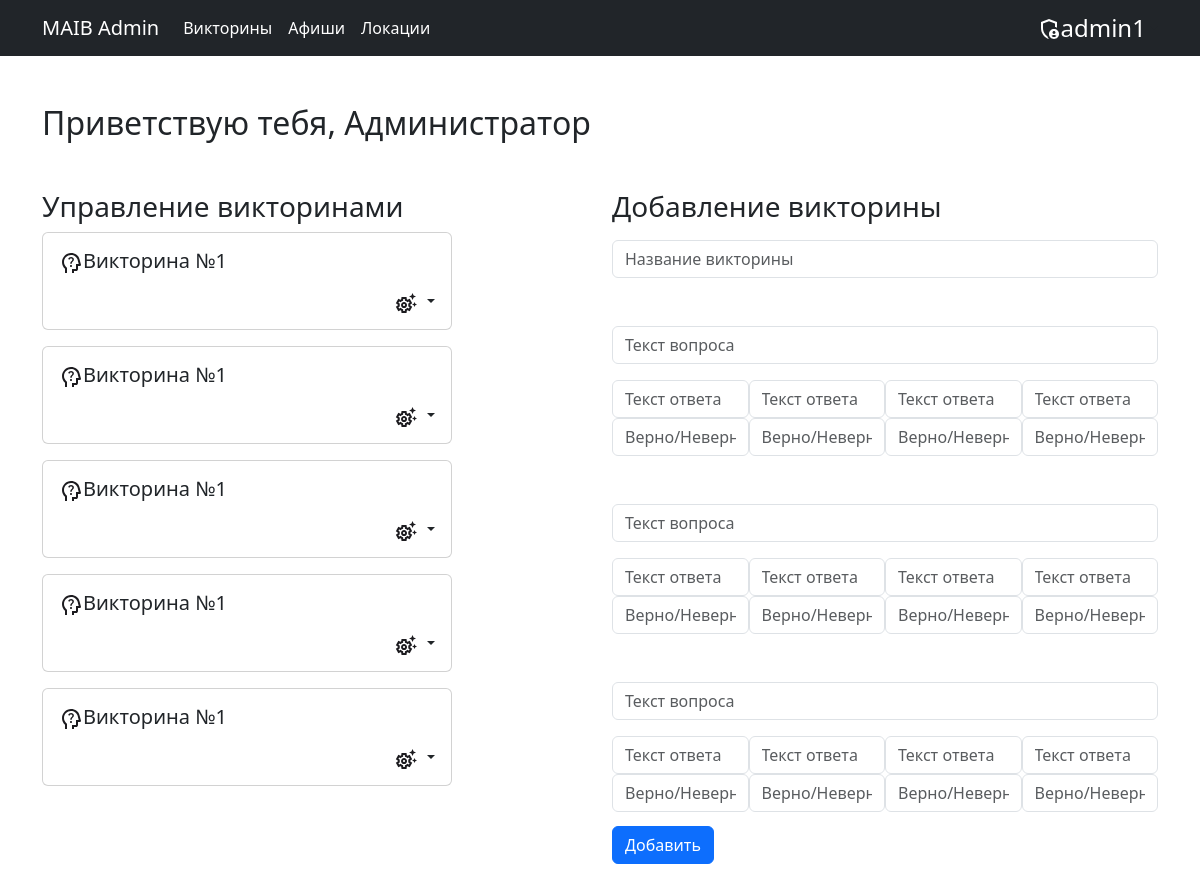
/quest/ (signed in), run on the app's committed database.
### admin_panel/models.py (models this page shows, shortened)
class Quiz(models.Model):
    title = models.CharField(max_length=255)

### admin_panel/views.py (the view)
# urls.py: path('quest/', views.quest),
def quest(request):
    quest_list = Quiz.objects.all()
    quest_len = len(quest_list)
    return render(request, 'quests.html', {"quest_list": quest_list, "q_len": quest_len})

### admin_panel/templates/quests.html (shortened to what this page needs)
{% extends "base.html" %}
{% block content %}
<div class="main">
    {% if user.is_authenticated and user.is_staff %}
    <div class="poster container mt-5">
        <div class="hello-text mb-5">
            <h2>Приветствую тебя, Администратор</h2>
        </div>
        <div class="desktop">
            <div class="row align-items-start">
                <div class="col mb-5">
                    <h3 class="mb-2">Управление викторинами</h3>
                    <div class="quests-list mb-5">
                        {% if q_len == 0 %}
                        <div class="d-flex align-items-center">
                            <div class="sad_img m-2">
                                <img class="" src="../static/img/sad.svg" alt="">
                            </div>
                            <h5 class="mt-2">Викторины отсутсвуют</h5>
                        </div>
                        {% else %}
                        {% for quest in quest_list %}
                        <div class="card w-75 mb-3">
                            <div class="card-body">
                                <div class="quests__item-title d-flex align-items-start pb-2">
                                    <div class="img-quests pr-5">
                                        <img src="../static/img/quests.svg" alt="">
                                    </div>
                                    <h5>{{ quest.title }}</h5>
                                </div>
                                <div class="quests__item-content">
                                    <div class="quests__item-info d-flex align-items-center justify-content-end">
                                        <div class="quests__item-settings" data-bs-toggle="tooltip" data-bs-placement="top" data-bs-title="Настройки">
                                            <div class="dropdown">
                                                <a class="nav-link dropdown-toggle" href="#" id="navbarDarkDropdownMenuLink"
                                                    role="button" data-bs-toggle="dropdown" aria-expanded="false">
                                                    <img src="../static/img/settings.svg" alt="">
                                                </a>
                                            </div>
                                        </div>
                                    </div>
                                </div>
                            </div>
                        </div>
                        {% endfor %}
                        {% endif %}
                    </div>
                </div>
                <div class="col">
                    <h3 class="mb-3">Добавление викторины</h3>
                    <form method="POST" action="/addquiz/">
                        <div class="title_quiz mb-5">
                            <input placeholder="Название викторины" class="form-control" name="title" type="text">
                        </div>
                        <div class="container_quiz">
                            <div class="quiz">
                                <div class="titleq mb-3 d-flex">
                                    <input placeholder="Текст вопроса" class="form-control" name="textQ_1" type="text">
                                </div>
                                <div class="c_container d-flex">
                                    <div class="c_item">
                                        <input placeholder="Текст ответа" class="form-control" name="textC_1_1" type="text">
                                        <input type="text" name="iscorrect_1_1" class="form-control"
                                            placeholder="Верно/Неверно">
                                    </div>
                                    <div class="c_item">
                                        <input placeholder="Текст ответа" class="form-control" name="textC_1_2" type="text">
                                        <input type="text" name="iscorrect_1_2" class="form-control"
                                            placeholder="Верно/Неверно">
                                    </div>
                                    <div class="c_item">
                                        <input placeholder="Текст ответа" class="form-control" name="textC_1_3" type="text">
                                        <input type="text" name="iscorrect_1_3" class="form-control"
                                            placeholder="Верно/Неверно">
                                    </div>
                                    <div class="c_item">
                                        <input placeholder="Текст ответа" class="form-control" name="textC_1_4" type="text">
                                        <input type="text" name="iscorrect_1_4" class="form-control"
                                            placeholder="Верно/Неверно">
                                    </div>
                                </div>
                            </div>
                            <div class="quiz mt-5">
                                <div class="titleq mb-3 d-flex">
                                    <input placeholder="Текст вопроса" class="form-control" name="textQ_2" type="text">
                                </div>
                                <div class="c_container d-flex">
                                    <div class="c_item">
                                        <input placeholder="Текст ответа" class="form-control" name="textC_2_1" type="text">
                                        <input type="text" name="iscorrect_2_1" class="form-control"
                                            placeholder="Верно/Неверно">
                                    </div>
                                    <div class="c_item">
                                        <input placeholder="Текст ответа" class="form-control" name="textC_2_2" type="text">
                                        <input type="text" name="iscorrect_2_2" class="form-control"
                                            placeholder="Верно/Неверно">
                                    </div>
                                    <div class="c_item">
                                        <input placeholder="Текст ответа" class="form-control" name="textC_2_3" type="text">
                                        <input type="text" name="iscorrect_2_3" class="form-control"
                                            placeholder="Верно/Неверно">
                                    </div>
                                    <div class="c_item">
                                        <input placeholder="Текст ответа" class="form-control" name="textC_2_4" type="text">
                                        <input type="text" name="iscorrect_2_4" class="form-control"
                                            placeholder="Верно/Неверно">
                                    </div>
                                </div>
                            </div>
                            <div class="quiz mt-5">
                                <div class="titleq mb-3 d-flex">
                                    <input placeholder="Текст вопроса" class="form-control" name="textQ_3" type="text">
                                </div>
                                <div class="c_container d-flex">
                                    <div class="c_item">
                                        <input placeholder="Текст ответа" class="form-control" name="textC_3_1" type="text">
                                        <input type="text" name="iscorrect_3_1" class="form-control"
                                            placeholder="Верно/Неверно">
                                    </div>
                                    <div class="c_item">
                                        <input placeholder="Текст ответа" class="form-control" name="textC_3_2" type="text">
                                        <input type="text" name="iscorrect_3_2" class="form-control"
                                            placeholder="Верно/Неверно">
                                    </div>
                                    <div class="c_item">
                                        <input placeholder="Текст ответа" class="form-control" name="textC_3_3" type="text">
                                        <input type="text" name="iscorrect_3_3" class="form-control"
                                            placeholder="Верно/Неверно">
                                    </div>
                                    <div class="c_item">
                                        <input placeholder="Текст ответа" class="form-control" name="textC_3_4" type="text">
                                        <input type="text" name="iscorrect_3_4" class="form-control"
                                            placeholder="Верно/Неверно">
                                    </div>
                                </div>
                            </div>
                        </div>
                        <div class="mb-5">
                            <button type="submit" class="btn btn-primary">Добавить</button>
                        </div>
                    </form>
                </div>
            </div>
        </div>
        </div>
    </div>
{% else %}
<div class="container mt-5 d-flex justify-content-center flex-column">
    <h1 class="text-center mb-5">У вас нет доступа к этой странице</h1>
    <a href="/poster" class="btn btn-primary">Вернуться обратно</a>
</div>
{% endif %}
{% endblock %}

### admin_panel/templates/base.html (shortened to what this page needs)
<!DOCTYPE html>
<html lang="ru">
<head>
    <link rel="stylesheet" href="../static/style/style.css">
    <link href="https://cdn.jsdelivr.net/npm/bootstrap@5.3.0-alpha1/dist/css/bootstrap.min.css" rel="stylesheet"
>
</head>
<body>
    <nav class="navbar navbar-expand-lg bg-dark" data-bs-theme="dark">
        <div class="container">
            <a class="navbar-brand text-white" href="/">MAIB Admin</a>
            <div class="collapse navbar-collapse" id="navbarSupportedContent">
                <ul class="navbar-nav me-auto mb-2 mb-lg-0">
                    {% if user.is_staff %}
                        <li class="nav-item">
                            <a class="nav-link text-white" href="/quest">Викторины</a>
                        </li>
                        <li class="nav-item">
                            <a class="nav-link text-white" href="/poster">Афиши</a>
                        </li>
                        <li class="nav-item">
                            <a class="nav-link text-white" href="/geo">Локации</a>
                        </li>
                    {% else %}
                        <li class="nav-item">
                            <a class="nav-link text-white" href="/poster">Афиши</a>
                        </li>
                    {% endif %}
                </ul>
                <div class="dropdown">
                    <a class="nav-link dropdown-toggle d-flex align-items-center" href="#"
                        id="navbarDarkDropdownMenuLink" role="button" data-bs-toggle="dropdown" aria-expanded="false">
                        <div class="">
                            {% if user.is_staff %}
                            <img src="../static/img/admin_user.svg" alt="">
                            {% else %}
                            <img src="../static/img/org.svg" alt="">
                            {% endif %}
                        </div>
                        <article class="text-white fs-4">{{request.user.username}}</article>
                    </a>
                </div>
            </div>
        </div>
    </nav>
    {% block content %}
    {% endblock %}
</body>
</html>

### admin_panel/static/style/style.css (style rules this page uses)
.container_quiz { height: 500px; overflow-x: scroll; }
.desktop { display: block; }

### data on the page
Quiz: title "Викторина №1"
Quiz: title "Викторина №1"
Quiz: title "Викторина №1"
Quiz: title "Викторина №1"
Quiz: title "Викторина №1"

### other printed values
{{ request.user.username }} "admin1"
